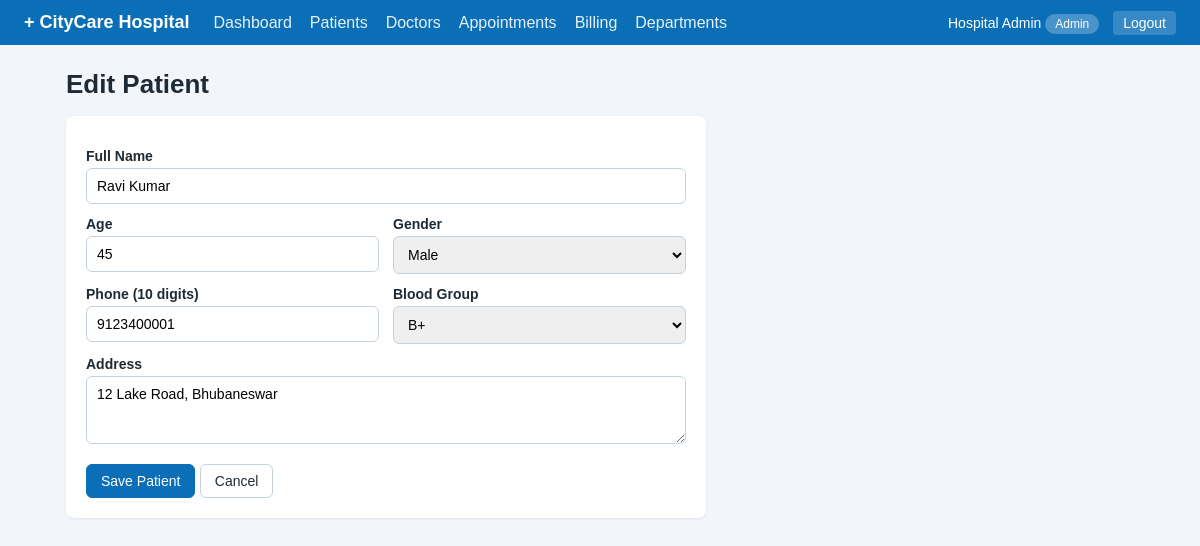
Page /patients/1/edit (signed in) on the committed database.
### tables this page shows
CREATE TABLE patients (
    id          INTEGER PRIMARY KEY AUTOINCREMENT,
    name        TEXT NOT NULL,
    age         INTEGER NOT NULL,
    gender      TEXT NOT NULL,
    phone       TEXT NOT NULL,
    blood_group TEXT,
    address     TEXT,
    created_at  TEXT NOT NULL DEFAULT (date('now'))
);

### app.py (the view, shortened to what this page needs)
@app.route("/patients/<int:patient_id>/edit", methods=["GET", "POST"])
@login_required("admin", "receptionist")
def patient_edit(patient_id):
    patient = query("SELECT * FROM patients WHERE id = ?", (patient_id,), one=True)
    if not patient:
        flash("Patient not found.", "error")
        return redirect(url_for("patients"))
    return render_template("patient_form.html", patient=patient, mode="Edit")

### app.py (called while the page is built)
def get_db():
    if "db" not in g:
        g.db = sqlite3.connect(DATABASE)
        g.db.row_factory = sqlite3.Row
        g.db.execute("PRAGMA foreign_keys = ON")
    return g.db

def query(sql, args=(), one=False):
    rows = get_db().execute(sql, args).fetchall()
    if one:
        return rows[0] if rows else None
    return rows

def login_required(*roles):
    def decorator(f):
        @wraps(f)
        def wrapper(*args, **kwargs):
            if "user_id" not in session:
                return redirect(url_for("login"))
            if roles and session.get("role") not in roles:
                flash("You do not have permission to open that page.", "error")
                return redirect(url_for("dashboard"))
            return f(*args, **kwargs)
        return wrapper
    return decorator

@app.context_processor
def inject_today():
    return {"today": str(date.today())}

### templates/patient_form.html (shortened to what this page needs)
{% extends "base.html" %}
{% block content %}
<h1>{{ mode }} Patient</h1>
<div class="card form-card">
<form method="post">
  <label>Full Name</label>
  <input type="text" name="name" value="{{ patient.name or '' }}" required>
  <div class="grid2">
    <div><label>Age</label><input type="number" name="age" min="0" max="120" value="{{ patient.age or '' }}" required></div>
    <div><label>Gender</label>
      <select name="gender" required>
        {% for g in ['Male', 'Female', 'Other'] %}<option {{ 'selected' if patient.gender == g }}>{{ g }}</option>{% endfor %}
      </select></div>
  </div>
  <div class="grid2">
    <div><label>Phone (10 digits)</label><input type="text" name="phone" maxlength="10" value="{{ patient.phone or '' }}" required></div>
    <div><label>Blood Group</label>
      <select name="blood_group">
        {% for b in ['A+','A-','B+','B-','AB+','AB-','O+','O-'] %}<option {{ 'selected' if patient.blood_group == b }}>{{ b }}</option>{% endfor %}
      </select></div>
  </div>
  <label>Address</label>
  <textarea name="address" rows="3">{{ patient.address or '' }}</textarea>
  <button class="btn primary" type="submit">Save Patient</button>
  <a class="btn" href="{{ url_for('patients') }}">Cancel</a>
</form>
</div>
{% endblock %}

### static/style.css (style rules this page uses)
* { box-sizing: border-box; }
body { margin: 0; font-family: Arial, Helvetica, sans-serif; background: #f2f6fa; color: #1e2b37; }
a { color: #0b6fb8; text-decoration: none; }
h1 { font-size: 26px; margin: 10px 0 16px; }
.card { background: #fff; border-radius: 8px; padding: 20px; margin-bottom: 20px; box-shadow: 0 1px 3px rgba(0,0,0,.08); }
.btn { display: inline-block; border: 1px solid #c5d2de; background: #fff; color: #1e2b37; padding: 8px 14px; border-radius: 6px; cursor: pointer; font-size: 14px; }
.btn.primary { background: #0b6fb8; border-color: #0b6fb8; color: #fff; }
label { display: block; margin: 12px 0 4px; font-size: 14px; font-weight: bold; }
input, select, textarea { width: 100%; padding: 9px 10px; border: 1px solid #c5d2de; border-radius: 6px; font-size: 14px; font-family: inherit; }
.form-card { max-width: 640px; }
.form-card .btn { margin-top: 16px; }
.grid2 { display: grid; grid-template-columns: 1fr 1fr; gap: 14px; }

### rows in the picture
patients: name "Ravi Kumar", age "45", phone "9123400001", address "12 Lake Road, Bhubaneswar"

### other values in the picture
{{ session.name }} "Hospital Admin"
{{ session.role }} "Admin"
{{ mode }} "Edit"
form field gender "Male"
form field blood_group "B+"
